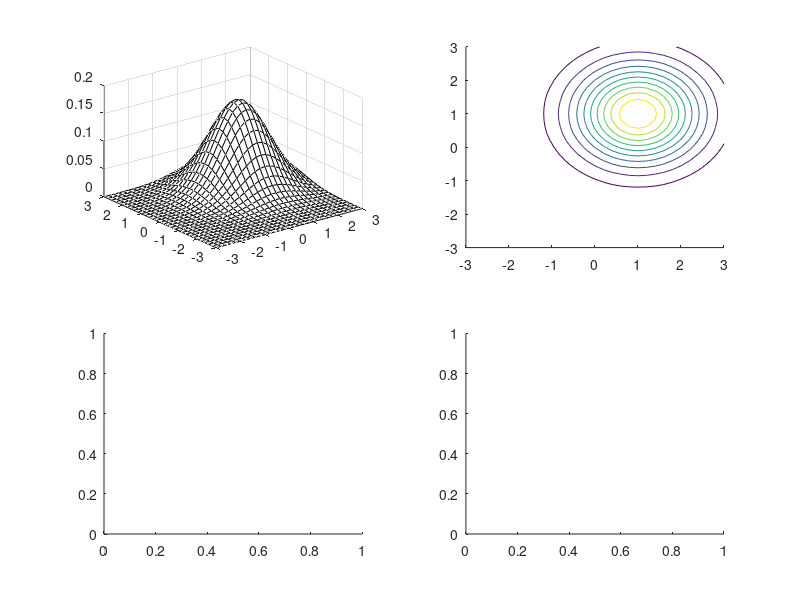

Recreate this plot in MATLAB. (Note: this script raises an error after producing the figure.)
%
%  Gabbiani & Cox, Mathematics for Neuroscientists, 2nd ed
%

h_f = figure; 
h_a1 = subplot(2,2,1);
h_a2 = subplot(2,2,3);
h_a3 = subplot(2,2,2);
h_a4 = subplot(2,2,4);

%uncorrelated
x = -3:0.2:3;
fx = normpdf(x,1,1);
z = fx'*fx;

mesh(h_a1,x,x,z,'EdgeColor','black');
contour(h_a3,x,x,z,'EdgeColor','black');

%correlated
x = -3:0.2:3;
n_x = length(x);
gz = [1 0.8;0.8 1];
gzm = inv(gz);
dgz = det(gz);
c_z = 1/(2*pi*sqrt(dgz));

z = zeros(n_x,n_x);
for i = 1:n_x
    for j = 1:n_x
        v = [x(i) x(j)];
        vz = v - [1 1];
        z(i,j) = c_z*exp(-0.5*vz*gzm*vz');
    end;
end;

mesh(h_a2,x,x,z,'EdgeColor','black');
contour(h_a4,x,x,z,'EdgeColor','black');
